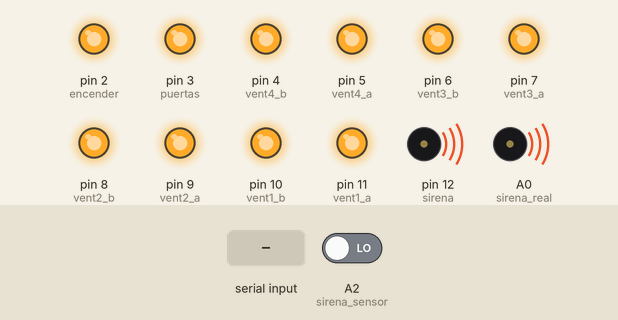
The sketch below on a simulated Arduino Uno, built with avr-gcc and run on an emulated ATmega328P. Shown: output pins drawn as LEDs (lit = HIGH), buzzer (waves = sounding, pin HIGH). Inputs (shaded band) come from the test bench; at power-on: A2 (sirena_sensor) LOW.

Above: at 1.2 s.
1.3 s: "1" received over Serial
At 2.3 s:
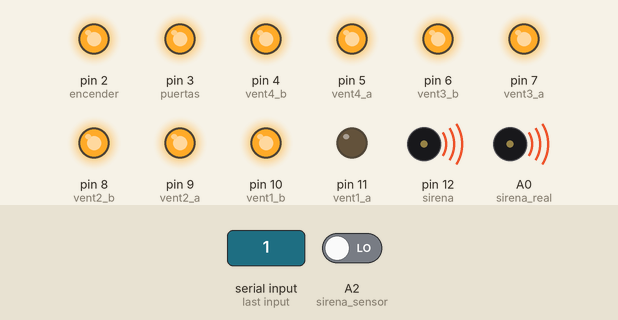
2.9 s: byte 115 ('s') received over Serial
At 3.8 s:
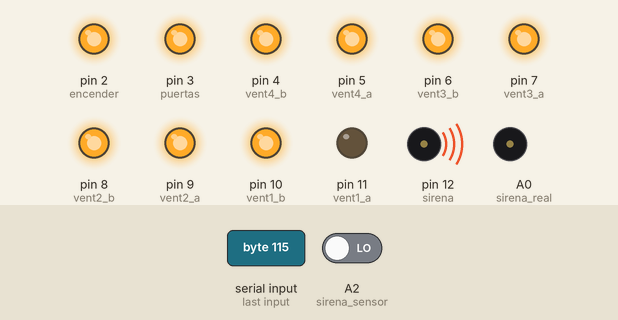
4.9 s: "2" received over Serial
At 5.6 s:
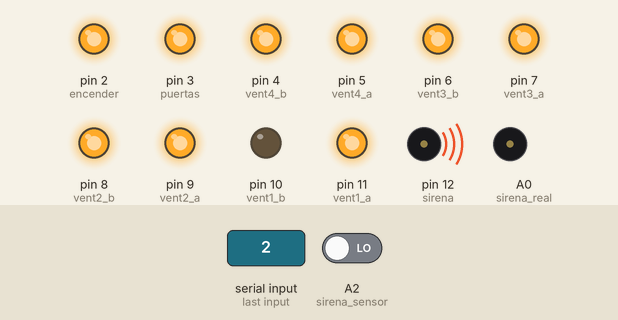
6.5 s: "3" received over Serial
At 6.9 s:
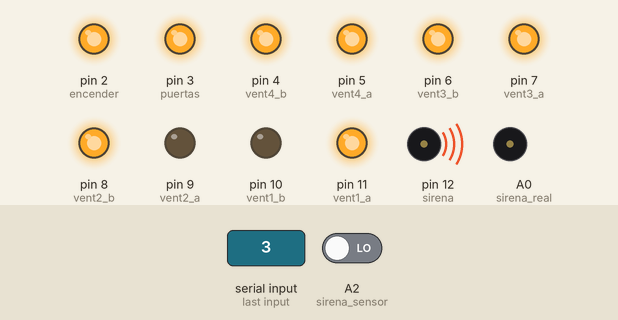
8.1 s: "4" received over Serial
At 9.3 s:
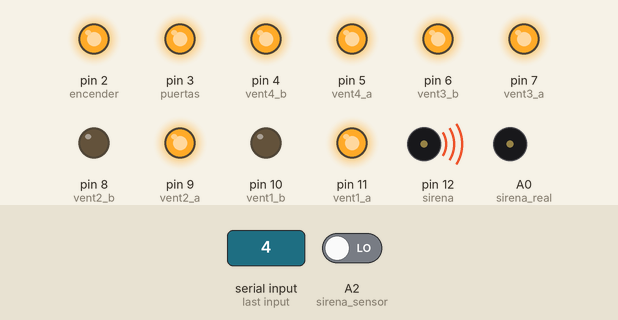
9.7 s: "5" received over Serial
At 10.6 s:
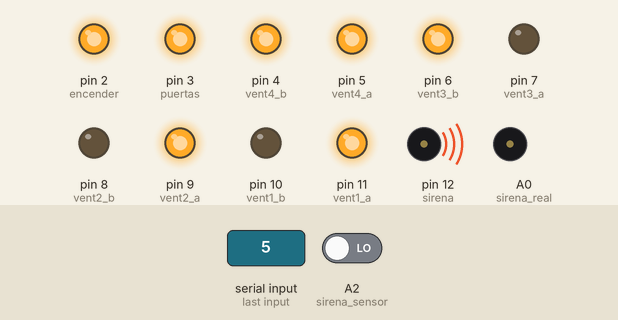
Timing chart, 0 to 12.3 s (numbered marks = the images above; inputs shaded):
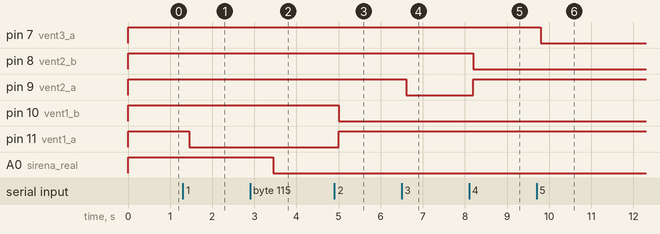

Measured:
- after the input at 1.3 s, pin 11 (vent1_a): HIGH → LOW after 0.15 s
- after the input at 2.9 s, A0 (sirena_real): HIGH → LOW after 0.55 s
- after the input at 4.9 s, pin 10 (vent1_b): HIGH → LOW after 0.10 s; pin 11 (vent1_a): LOW → HIGH after 0.10 s
- after the input at 6.5 s, pin 9 (vent2_a): HIGH → LOW after 0.10 s
- after the input at 8.1 s, pin 8 (vent2_b): HIGH → LOW after 0.10 s; pin 9 (vent2_a): LOW → HIGH after 0.10 s
- after the input at 9.7 s, pin 7 (vent3_a): HIGH → LOW after 0.10 s

The sketch:

control_por__bluetooth.ino
```cpp
int const encender=2;
int const puertas=3;
int const vent1_a=11;
int const vent1_b=10;
int const vent2_a=9;
int const vent2_b=8;
int const vent3_a=7;
int const vent3_b=6;
int const vent4_a=5;
int const vent4_b=4;
int const sirena=12;
int const sirena_real=A0;
int const sirena_sensor=A2;
bool sensado_vibracion=0;
int estado_vent=0;
char dato;
void setup() {
  Serial.begin(9600);
  for (int i=2;i<12;i++){
    pinMode(i,OUTPUT);
    }
   pinMode(sirena,OUTPUT);
   pinMode(sirena_real,OUTPUT);
   pinMode(sirena_sensor,INPUT);
   digitalWrite(encender,1);
   digitalWrite(puertas,1);
   digitalWrite(vent1_a,1);
   digitalWrite(vent1_b,1);
   digitalWrite(vent2_a,1);
   digitalWrite(vent2_b,1);
   digitalWrite(vent3_a,1);
   digitalWrite(vent3_b,1);
   digitalWrite(vent4_a,1);
   digitalWrite(vent4_b,1);
   digitalWrite(sirena,1);
   digitalWrite(sirena_real,1);

}

void loop() {
   if (Serial.available()){
      dato=Serial.read();
      switch (dato){
        case '1':
          delay(100);
          digitalWrite(vent1_a,!digitalRead(vent1_a));
          digitalWrite(vent1_b,1);


        break;
        case '2':
          delay(100);
          digitalWrite(vent1_a,1);
          digitalWrite(vent1_b,!digitalRead(vent1_b));


        break;
        case '3':
          delay(100);
          digitalWrite(vent2_a,!digitalRead(vent2_a));
          digitalWrite(vent2_b,1);

        break;
        case '4':
          delay(100);
          digitalWrite(vent2_a,1);
          digitalWrite(vent2_b,!digitalRead(vent2_b));


        break;
        case '5':
          delay(100);
          digitalWrite(vent3_a,!digitalRead(vent3_a));
          digitalWrite(vent3_b,1);

        break;
        case '6':
          delay(100);
          digitalWrite(vent3_a,1);
          digitalWrite(vent3_b,!digitalRead(vent3_b));

        break;
        case '7':
        delay(100);
          digitalWrite(vent4_a,!digitalRead(vent4_a));
          digitalWrite(vent4_b,1);

        break;
        case '8':
          delay(100);
          digitalWrite(vent4_a,1);
          digitalWrite(vent4_b,!digitalRead(vent4_b));

        break;
        case 'p':
          digitalWrite(puertas,!estado_vent);
          digitalWrite(sirena,estado_vent);
          delay(100);
          digitalWrite(puertas,1);
          digitalWrite(sirena,1);
          estado_vent=!estado_vent;
        break;
        case 'e':
          digitalWrite(encender,0);
          delay(2000);
          digitalWrite(encender,1);
        break;
        case 's':
          delay(500);
          sensado_vibracion=!sensado_vibracion;
        break;
        }
    }
    delay(50);
    if(sensado_vibracion){
        if(digitalRead(sirena_sensor)==0){
            digitalWrite(sirena_real,0);
          }

      }else{
            digitalWrite(sirena_real,1);
          }
}
```
